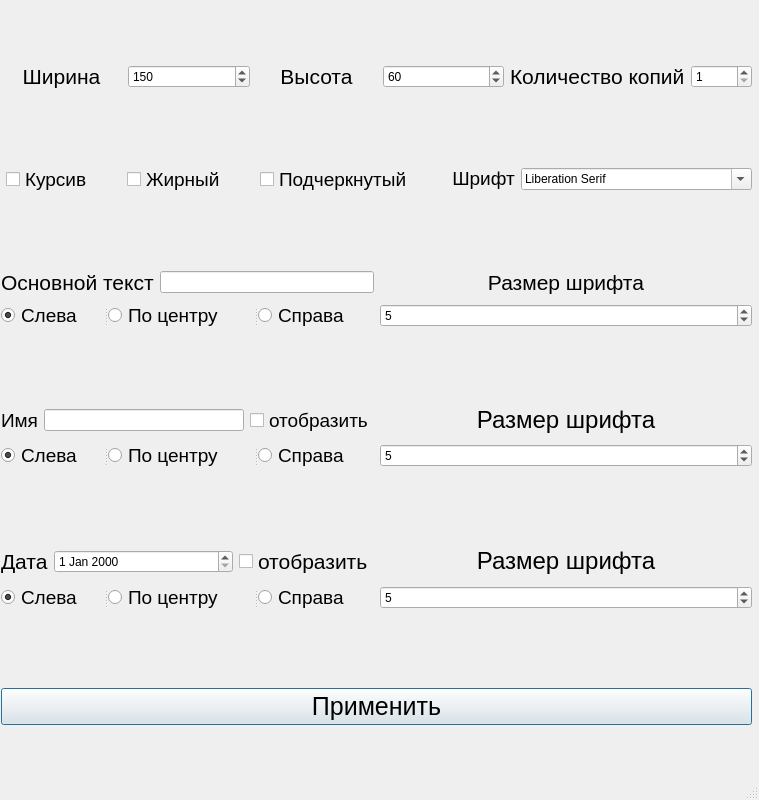
<?xml version="1.0" encoding="UTF-8"?>
<ui version="4.0">
 <class>Dialog</class>
 <widget class="QDialog" name="Dialog">
  <property name="windowModality">
   <enum>Qt::NonModal</enum>
  </property>
  <property name="geometry">
   <rect>
    <x>0</x>
    <y>0</y>
    <width>759</width>
    <height>800</height>
   </rect>
  </property>
  <property name="sizePolicy">
   <sizepolicy hsizetype="Expanding" vsizetype="Expanding">
    <horstretch>0</horstretch>
    <verstretch>0</verstretch>
   </sizepolicy>
  </property>
  <property name="minimumSize">
   <size>
    <width>356</width>
    <height>0</height>
   </size>
  </property>
  <property name="windowTitle">
   <string>Dialog</string>
  </property>
  <property name="sizeGripEnabled">
   <bool>true</bool>
  </property>
  <property name="modal">
   <bool>true</bool>
  </property>
  <widget class="QWidget" name="layoutWidget">
   <property name="geometry">
    <rect>
     <x>1</x>
     <y>-6</y>
     <width>751</width>
     <height>801</height>
    </rect>
   </property>
   <layout class="QVBoxLayout" name="verticalLayout">
    <item>
     <layout class="QHBoxLayout" name="horizontalLayout_7">
      <item>
       <layout class="QHBoxLayout" name="horizontalLayout_4">
        <item>
         <widget class="QLabel" name="label_width">
          <property name="sizePolicy">
           <sizepolicy hsizetype="Expanding" vsizetype="Maximum">
            <horstretch>0</horstretch>
            <verstretch>0</verstretch>
           </sizepolicy>
          </property>
          <property name="text">
           <string>&lt;html&gt;&lt;head/&gt;&lt;body&gt;&lt;p align=&quot;center&quot;&gt;&lt;span style=&quot; font-size:16pt;&quot;&gt;Ширина&lt;/span&gt;&lt;/p&gt;&lt;/body&gt;&lt;/html&gt;</string>
          </property>
         </widget>
        </item>
        <item>
         <widget class="QSpinBox" name="width_spinbox">
          <property name="sizePolicy">
           <sizepolicy hsizetype="Expanding" vsizetype="Maximum">
            <horstretch>0</horstretch>
            <verstretch>0</verstretch>
           </sizepolicy>
          </property>
          <property name="minimum">
           <number>1</number>
          </property>
          <property name="maximum">
           <number>1000</number>
          </property>
          <property name="singleStep">
           <number>1</number>
          </property>
          <property name="value">
           <number>150</number>
          </property>
         </widget>
        </item>
        <item>
         <widget class="QLabel" name="label_height">
          <property name="sizePolicy">
           <sizepolicy hsizetype="Expanding" vsizetype="Maximum">
            <horstretch>0</horstretch>
            <verstretch>0</verstretch>
           </sizepolicy>
          </property>
          <property name="text">
           <string>&lt;html&gt;&lt;head/&gt;&lt;body&gt;&lt;p align=&quot;center&quot;&gt;&lt;span style=&quot; font-size:16pt;&quot;&gt;Высота&lt;/span&gt;&lt;/p&gt;&lt;/body&gt;&lt;/html&gt;</string>
          </property>
         </widget>
        </item>
        <item>
         <widget class="QSpinBox" name="height_spinbox">
          <property name="sizePolicy">
           <sizepolicy hsizetype="Expanding" vsizetype="Maximum">
            <horstretch>0</horstretch>
            <verstretch>0</verstretch>
           </sizepolicy>
          </property>
          <property name="minimum">
           <number>1</number>
          </property>
          <property name="maximum">
           <number>500</number>
          </property>
          <property name="singleStep">
           <number>1</number>
          </property>
          <property name="value">
           <number>60</number>
          </property>
         </widget>
        </item>
        <item>
         <layout class="QHBoxLayout" name="horizontalLayout" stretch="1,0">
          <property name="sizeConstraint">
           <enum>QLayout::SetFixedSize</enum>
          </property>
          <item>
           <widget class="QLabel" name="copies_lbl">
            <property name="sizePolicy">
             <sizepolicy hsizetype="Maximum" vsizetype="Maximum">
              <horstretch>0</horstretch>
              <verstretch>0</verstretch>
             </sizepolicy>
            </property>
            <property name="font">
             <font>
              <pointsize>16</pointsize>
             </font>
            </property>
            <property name="text">
             <string>Количество копий</string>
            </property>
           </widget>
          </item>
          <item>
           <widget class="QSpinBox" name="card_copies">
            <property name="sizePolicy">
             <sizepolicy hsizetype="Maximum" vsizetype="Fixed">
              <horstretch>0</horstretch>
              <verstretch>0</verstretch>
             </sizepolicy>
            </property>
            <property name="minimum">
             <number>1</number>
            </property>
            <property name="maximum">
             <number>10000</number>
            </property>
           </widget>
          </item>
         </layout>
        </item>
       </layout>
      </item>
     </layout>
    </item>
    <item>
     <layout class="QHBoxLayout" name="horizontalLayout_9">
      <item>
       <spacer name="horizontalSpacer">
        <property name="orientation">
         <enum>Qt::Horizontal</enum>
        </property>
        <property name="sizeHint" stdset="0">
         <size>
          <width>40</width>
          <height>20</height>
         </size>
        </property>
       </spacer>
      </item>
      <item>
       <layout class="QHBoxLayout" name="horizontalLayout_5">
        <item>
         <widget class="QCheckBox" name="cursiv">
          <property name="sizePolicy">
           <sizepolicy hsizetype="Minimum" vsizetype="Maximum">
            <horstretch>0</horstretch>
            <verstretch>0</verstretch>
           </sizepolicy>
          </property>
          <property name="font">
           <font>
            <pointsize>14</pointsize>
           </font>
          </property>
          <property name="text">
           <string>Курсив</string>
          </property>
         </widget>
        </item>
        <item>
         <spacer name="horizontalSpacer_3">
          <property name="orientation">
           <enum>Qt::Horizontal</enum>
          </property>
          <property name="sizeHint" stdset="0">
           <size>
            <width>40</width>
            <height>20</height>
           </size>
          </property>
         </spacer>
        </item>
        <item>
         <widget class="QCheckBox" name="bold">
          <property name="sizePolicy">
           <sizepolicy hsizetype="Minimum" vsizetype="Maximum">
            <horstretch>0</horstretch>
            <verstretch>0</verstretch>
           </sizepolicy>
          </property>
          <property name="font">
           <font>
            <pointsize>14</pointsize>
           </font>
          </property>
          <property name="text">
           <string>Жирный</string>
          </property>
         </widget>
        </item>
        <item>
         <spacer name="horizontalSpacer_4">
          <property name="orientation">
           <enum>Qt::Horizontal</enum>
          </property>
          <property name="sizeHint" stdset="0">
           <size>
            <width>40</width>
            <height>20</height>
           </size>
          </property>
         </spacer>
        </item>
        <item>
         <widget class="QCheckBox" name="underline">
          <property name="sizePolicy">
           <sizepolicy hsizetype="Minimum" vsizetype="Maximum">
            <horstretch>0</horstretch>
            <verstretch>0</verstretch>
           </sizepolicy>
          </property>
          <property name="font">
           <font>
            <pointsize>14</pointsize>
           </font>
          </property>
          <property name="text">
           <string>Подчеркнутый</string>
          </property>
         </widget>
        </item>
        <item>
         <spacer name="horizontalSpacer_5">
          <property name="orientation">
           <enum>Qt::Horizontal</enum>
          </property>
          <property name="sizeHint" stdset="0">
           <size>
            <width>40</width>
            <height>20</height>
           </size>
          </property>
         </spacer>
        </item>
       </layout>
      </item>
      <item>
       <spacer name="horizontalSpacer_2">
        <property name="orientation">
         <enum>Qt::Horizontal</enum>
        </property>
        <property name="sizeHint" stdset="0">
         <size>
          <width>40</width>
          <height>20</height>
         </size>
        </property>
       </spacer>
      </item>
      <item>
       <layout class="QHBoxLayout" name="horizontalLayout_8">
        <item>
         <widget class="QLabel" name="font_name_label">
          <property name="sizePolicy">
           <sizepolicy hsizetype="Fixed" vsizetype="Fixed">
            <horstretch>0</horstretch>
            <verstretch>0</verstretch>
           </sizepolicy>
          </property>
          <property name="font">
           <font>
            <pointsize>1</pointsize>
           </font>
          </property>
          <property name="text">
           <string>&lt;html&gt;&lt;head/&gt;&lt;body&gt;&lt;p align=&quot;center&quot;&gt;&lt;span style=&quot; font-size:14pt;&quot;&gt;Шрифт&lt;br/&gt;&lt;/span&gt;&lt;/p&gt;&lt;/body&gt;&lt;/html&gt;</string>
          </property>
         </widget>
        </item>
        <item>
         <widget class="QFontComboBox" name="fontComboBox">
          <property name="sizePolicy">
           <sizepolicy hsizetype="Maximum" vsizetype="Maximum">
            <horstretch>0</horstretch>
            <verstretch>0</verstretch>
           </sizepolicy>
          </property>
          <property name="currentText">
           <string>Times New Roman</string>
          </property>
          <property name="currentFont">
           <font>
            <family>Times New Roman</family>
           </font>
          </property>
         </widget>
        </item>
       </layout>
      </item>
     </layout>
    </item>
    <item>
     <layout class="QGridLayout" name="gridLayout_2">
      <item row="0" column="0">
       <layout class="QHBoxLayout" name="horizontalLayout_3">
        <item>
         <widget class="QLabel" name="main_text_label">
          <property name="sizePolicy">
           <sizepolicy hsizetype="Preferred" vsizetype="Maximum">
            <horstretch>0</horstretch>
            <verstretch>0</verstretch>
           </sizepolicy>
          </property>
          <property name="font">
           <font>
            <pointsize>16</pointsize>
           </font>
          </property>
          <property name="text">
           <string>Основной текст</string>
          </property>
         </widget>
        </item>
        <item>
         <widget class="QLineEdit" name="main_text_edit"/>
        </item>
       </layout>
      </item>
      <item row="0" column="1">
       <widget class="QLabel" name="font_size_main_label">
        <property name="sizePolicy">
         <sizepolicy hsizetype="Expanding" vsizetype="Maximum">
          <horstretch>0</horstretch>
          <verstretch>0</verstretch>
         </sizepolicy>
        </property>
        <property name="text">
         <string>&lt;html&gt;&lt;head/&gt;&lt;body&gt;&lt;p align=&quot;center&quot;&gt;&lt;span style=&quot; font-size:16pt;&quot;&gt;Размер шрифта&lt;/span&gt;&lt;/p&gt;&lt;/body&gt;&lt;/html&gt;</string>
        </property>
       </widget>
      </item>
      <item row="1" column="0">
       <widget class="QSplitter" name="splitter_3">
        <property name="orientation">
         <enum>Qt::Horizontal</enum>
        </property>
        <widget class="QRadioButton" name="Align_left_main_text">
         <property name="sizePolicy">
          <sizepolicy hsizetype="Maximum" vsizetype="Expanding">
           <horstretch>0</horstretch>
           <verstretch>0</verstretch>
          </sizepolicy>
         </property>
         <property name="font">
          <font>
           <pointsize>14</pointsize>
          </font>
         </property>
         <property name="text">
          <string>Слева</string>
         </property>
         <property name="checked">
          <bool>true</bool>
         </property>
        </widget>
        <widget class="QRadioButton" name="Align_center_main_text">
         <property name="sizePolicy">
          <sizepolicy hsizetype="Maximum" vsizetype="Expanding">
           <horstretch>0</horstretch>
           <verstretch>0</verstretch>
          </sizepolicy>
         </property>
         <property name="font">
          <font>
           <pointsize>14</pointsize>
          </font>
         </property>
         <property name="text">
          <string>По центру</string>
         </property>
        </widget>
        <widget class="QRadioButton" name="Align_right_main_text">
         <property name="sizePolicy">
          <sizepolicy hsizetype="Maximum" vsizetype="Expanding">
           <horstretch>0</horstretch>
           <verstretch>0</verstretch>
          </sizepolicy>
         </property>
         <property name="font">
          <font>
           <pointsize>14</pointsize>
          </font>
         </property>
         <property name="text">
          <string>Справа</string>
         </property>
        </widget>
       </widget>
      </item>
      <item row="1" column="1">
       <widget class="QSpinBox" name="font_size_main_spinbox">
        <property name="sizePolicy">
         <sizepolicy hsizetype="Expanding" vsizetype="Fixed">
          <horstretch>0</horstretch>
          <verstretch>0</verstretch>
         </sizepolicy>
        </property>
        <property name="value">
         <number>5</number>
        </property>
       </widget>
      </item>
     </layout>
    </item>
    <item>
     <layout class="QGridLayout" name="gridLayout">
      <item row="0" column="0">
       <layout class="QHBoxLayout" name="horizontalLayout_2">
        <item>
         <widget class="QLabel" name="name_text_label">
          <property name="sizePolicy">
           <sizepolicy hsizetype="Preferred" vsizetype="Maximum">
            <horstretch>0</horstretch>
            <verstretch>0</verstretch>
           </sizepolicy>
          </property>
          <property name="font">
           <font>
            <pointsize>14</pointsize>
           </font>
          </property>
          <property name="text">
           <string>Имя</string>
          </property>
         </widget>
        </item>
        <item>
         <widget class="QLineEdit" name="name_text_edit"/>
        </item>
        <item>
         <widget class="QCheckBox" name="name_text_checkbox">
          <property name="sizePolicy">
           <sizepolicy hsizetype="Minimum" vsizetype="Maximum">
            <horstretch>0</horstretch>
            <verstretch>0</verstretch>
           </sizepolicy>
          </property>
          <property name="font">
           <font>
            <pointsize>14</pointsize>
           </font>
          </property>
          <property name="text">
           <string>отобразить</string>
          </property>
         </widget>
        </item>
       </layout>
      </item>
      <item row="0" column="1">
       <widget class="QLabel" name="font_size_name_label">
        <property name="sizePolicy">
         <sizepolicy hsizetype="Expanding" vsizetype="Maximum">
          <horstretch>0</horstretch>
          <verstretch>0</verstretch>
         </sizepolicy>
        </property>
        <property name="font">
         <font>
          <pointsize>1</pointsize>
         </font>
        </property>
        <property name="text">
         <string>&lt;html&gt;&lt;head/&gt;&lt;body&gt;&lt;p align=&quot;center&quot;&gt;&lt;span style=&quot; font-size:18pt;&quot;&gt;Размер шрифта&lt;/span&gt;&lt;/p&gt;&lt;/body&gt;&lt;/html&gt;</string>
        </property>
       </widget>
      </item>
      <item row="1" column="0">
       <widget class="QSplitter" name="splitter">
        <property name="orientation">
         <enum>Qt::Horizontal</enum>
        </property>
        <widget class="QRadioButton" name="Align_left_name">
         <property name="sizePolicy">
          <sizepolicy hsizetype="Maximum" vsizetype="Fixed">
           <horstretch>0</horstretch>
           <verstretch>0</verstretch>
          </sizepolicy>
         </property>
         <property name="font">
          <font>
           <pointsize>14</pointsize>
          </font>
         </property>
         <property name="text">
          <string>Слева</string>
         </property>
         <property name="checked">
          <bool>true</bool>
         </property>
        </widget>
        <widget class="QRadioButton" name="Align_center_name">
         <property name="sizePolicy">
          <sizepolicy hsizetype="Maximum" vsizetype="Fixed">
           <horstretch>0</horstretch>
           <verstretch>0</verstretch>
          </sizepolicy>
         </property>
         <property name="font">
          <font>
           <pointsize>14</pointsize>
          </font>
         </property>
         <property name="text">
          <string>По центру</string>
         </property>
        </widget>
        <widget class="QRadioButton" name="Align_right_name">
         <property name="sizePolicy">
          <sizepolicy hsizetype="Maximum" vsizetype="Fixed">
           <horstretch>0</horstretch>
           <verstretch>0</verstretch>
          </sizepolicy>
         </property>
         <property name="font">
          <font>
           <pointsize>14</pointsize>
          </font>
         </property>
         <property name="text">
          <string>Справа</string>
         </property>
        </widget>
       </widget>
      </item>
      <item row="1" column="1">
       <widget class="QSpinBox" name="font_size_name_spinbox">
        <property name="sizePolicy">
         <sizepolicy hsizetype="Expanding" vsizetype="Fixed">
          <horstretch>0</horstretch>
          <verstretch>0</verstretch>
         </sizepolicy>
        </property>
        <property name="value">
         <number>5</number>
        </property>
       </widget>
      </item>
     </layout>
    </item>
    <item>
     <layout class="QGridLayout" name="gridLayout_3">
      <item row="0" column="0">
       <layout class="QHBoxLayout" name="horizontalLayout_6">
        <item>
         <widget class="QLabel" name="date_label">
          <property name="sizePolicy">
           <sizepolicy hsizetype="Preferred" vsizetype="Maximum">
            <horstretch>0</horstretch>
            <verstretch>0</verstretch>
           </sizepolicy>
          </property>
          <property name="font">
           <font>
            <pointsize>16</pointsize>
           </font>
          </property>
          <property name="text">
           <string>Дата</string>
          </property>
         </widget>
        </item>
        <item>
         <widget class="QDateEdit" name="date_edit">
          <property name="sizePolicy">
           <sizepolicy hsizetype="Expanding" vsizetype="Fixed">
            <horstretch>0</horstretch>
            <verstretch>0</verstretch>
           </sizepolicy>
          </property>
         </widget>
        </item>
        <item>
         <widget class="QCheckBox" name="date_checkbox">
          <property name="sizePolicy">
           <sizepolicy hsizetype="Minimum" vsizetype="Maximum">
            <horstretch>0</horstretch>
            <verstretch>0</verstretch>
           </sizepolicy>
          </property>
          <property name="font">
           <font>
            <pointsize>16</pointsize>
           </font>
          </property>
          <property name="text">
           <string>отобразить</string>
          </property>
         </widget>
        </item>
       </layout>
      </item>
      <item row="0" column="1">
       <widget class="QLabel" name="font_size_date_label">
        <property name="sizePolicy">
         <sizepolicy hsizetype="Expanding" vsizetype="Maximum">
          <horstretch>0</horstretch>
          <verstretch>0</verstretch>
         </sizepolicy>
        </property>
        <property name="font">
         <font>
          <pointsize>1</pointsize>
         </font>
        </property>
        <property name="text">
         <string>&lt;html&gt;&lt;head/&gt;&lt;body&gt;&lt;p align=&quot;center&quot;&gt;&lt;span style=&quot; font-size:18pt;&quot;&gt;Размер шрифта&lt;/span&gt;&lt;/p&gt;&lt;/body&gt;&lt;/html&gt;</string>
        </property>
       </widget>
      </item>
      <item row="1" column="0">
       <widget class="QSplitter" name="splitter_2">
        <property name="orientation">
         <enum>Qt::Horizontal</enum>
        </property>
        <widget class="QRadioButton" name="Align_left_date">
         <property name="sizePolicy">
          <sizepolicy hsizetype="Maximum" vsizetype="Fixed">
           <horstretch>0</horstretch>
           <verstretch>0</verstretch>
          </sizepolicy>
         </property>
         <property name="font">
          <font>
           <pointsize>14</pointsize>
          </font>
         </property>
         <property name="text">
          <string>Слева</string>
         </property>
         <property name="checked">
          <bool>true</bool>
         </property>
        </widget>
        <widget class="QRadioButton" name="Align_center_date">
         <property name="sizePolicy">
          <sizepolicy hsizetype="Maximum" vsizetype="Fixed">
           <horstretch>0</horstretch>
           <verstretch>0</verstretch>
          </sizepolicy>
         </property>
         <property name="font">
          <font>
           <pointsize>14</pointsize>
          </font>
         </property>
         <property name="text">
          <string>По центру</string>
         </property>
        </widget>
        <widget class="QRadioButton" name="Align_right_date">
         <property name="sizePolicy">
          <sizepolicy hsizetype="Maximum" vsizetype="Fixed">
           <horstretch>0</horstretch>
           <verstretch>0</verstretch>
          </sizepolicy>
         </property>
         <property name="font">
          <font>
           <pointsize>14</pointsize>
          </font>
         </property>
         <property name="text">
          <string>Справа</string>
         </property>
        </widget>
       </widget>
      </item>
      <item row="1" column="1">
       <widget class="QSpinBox" name="font_size_date_spinbox">
        <property name="sizePolicy">
         <sizepolicy hsizetype="Expanding" vsizetype="Fixed">
          <horstretch>0</horstretch>
          <verstretch>0</verstretch>
         </sizepolicy>
        </property>
        <property name="value">
         <number>5</number>
        </property>
       </widget>
      </item>
     </layout>
    </item>
    <item>
     <widget class="QPushButton" name="get_change_but">
      <property name="sizePolicy">
       <sizepolicy hsizetype="Expanding" vsizetype="Fixed">
        <horstretch>0</horstretch>
        <verstretch>0</verstretch>
       </sizepolicy>
      </property>
      <property name="font">
       <font>
        <pointsize>19</pointsize>
       </font>
      </property>
      <property name="text">
       <string>Применить</string>
      </property>
     </widget>
    </item>
   </layout>
  </widget>
 </widget>
 <resources/>
 <connections/>
</ui>
